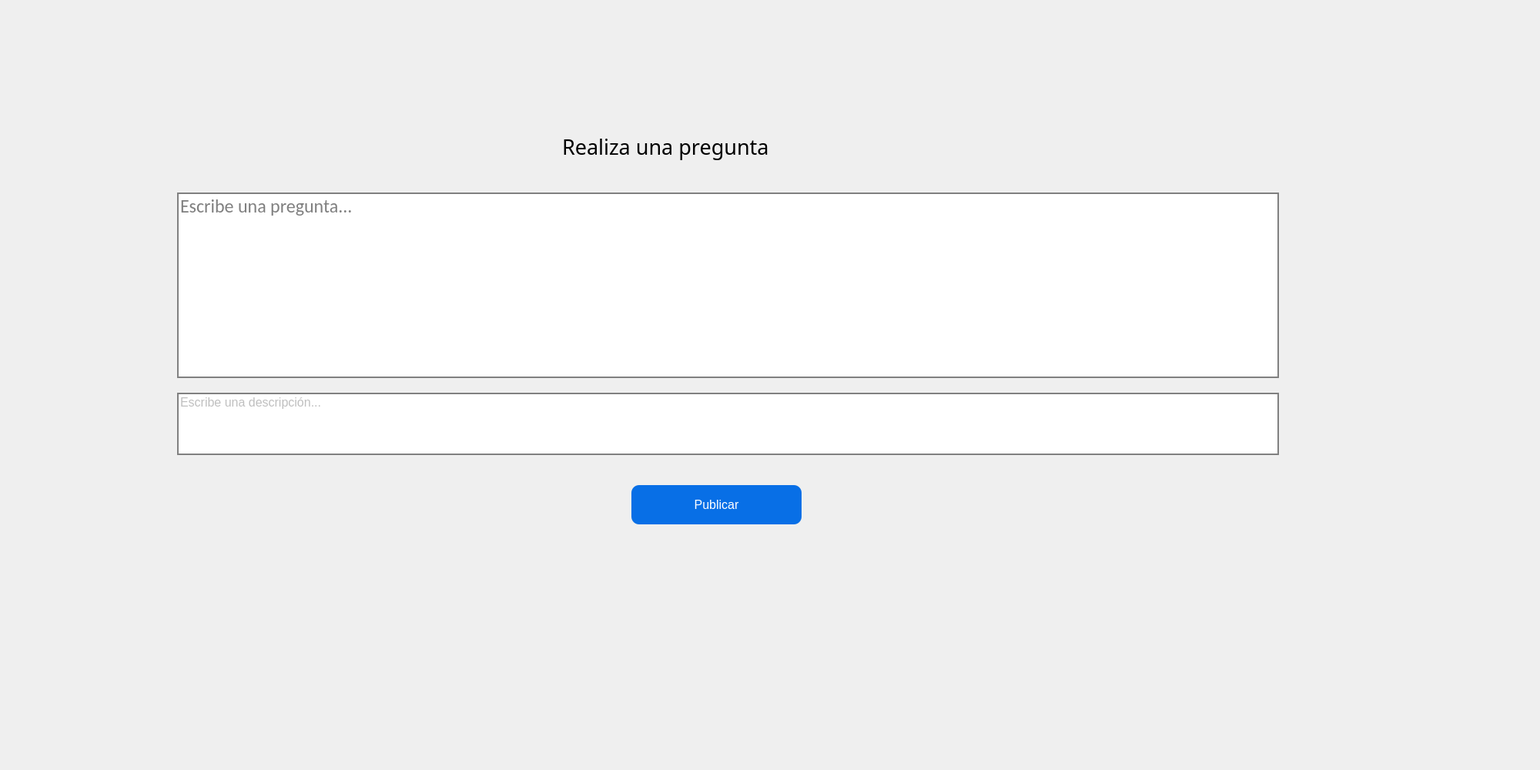
<?xml version="1.0" encoding="UTF-8"?>
<ui version="4.0">
 <class>Publicar</class>
 <widget class="QWidget" name="Publicar">
  <property name="geometry">
   <rect>
    <x>0</x>
    <y>0</y>
    <width>2000</width>
    <height>1000</height>
   </rect>
  </property>
  <property name="windowTitle">
   <string>Form</string>
  </property>
  <widget class="QLineEdit" name="le_titulo">
   <property name="geometry">
    <rect>
     <x>230</x>
     <y>250</y>
     <width>1431</width>
     <height>241</height>
    </rect>
   </property>
   <property name="font">
    <font>
     <family>Calibri</family>
     <pointsize>18</pointsize>
    </font>
   </property>
   <property name="styleSheet">
    <string notr="true">QLineEdit{
	background-color: white;
	border-width: 2px;
border-style: solid;
	border-color: gray;
}</string>
   </property>
   <property name="alignment">
    <set>Qt::AlignLeading|Qt::AlignLeft|Qt::AlignTop</set>
   </property>
   <property name="placeholderText">
    <string>Escribe una pregunta...</string>
   </property>
  </widget>
  <widget class="QLineEdit" name="le_descripcion">
   <property name="geometry">
    <rect>
     <x>230</x>
     <y>510</y>
     <width>1431</width>
     <height>81</height>
    </rect>
   </property>
   <property name="font">
    <font>
     <pointsize>12</pointsize>
    </font>
   </property>
   <property name="styleSheet">
    <string notr="true">QLineEdit{
	background-color: white;
	border-width: 2px;
border-style: solid;
	border-color: gray;
color: gray;
}</string>
   </property>
   <property name="alignment">
    <set>Qt::AlignLeading|Qt::AlignLeft|Qt::AlignTop</set>
   </property>
   <property name="placeholderText">
    <string>Escribe una descripción...</string>
   </property>
  </widget>
  <widget class="QLabel" name="label">
   <property name="geometry">
    <rect>
     <x>730</x>
     <y>170</y>
     <width>391</width>
     <height>41</height>
    </rect>
   </property>
   <property name="font">
    <font>
     <family>Montserrat</family>
     <pointsize>20</pointsize>
    </font>
   </property>
   <property name="text">
    <string>Realiza una pregunta</string>
   </property>
  </widget>
  <widget class="QPushButton" name="bt_publicar">
   <property name="geometry">
    <rect>
     <x>820</x>
     <y>630</y>
     <width>221</width>
     <height>51</height>
    </rect>
   </property>
   <property name="font">
    <font>
     <pointsize>12</pointsize>
    </font>
   </property>
   <property name="styleSheet">
    <string notr="true">QPushButton{
background-color: #086FE6;
color: white;
border-radius: 10px;
}</string>
   </property>
   <property name="text">
    <string>Publicar</string>
   </property>
  </widget>
 </widget>
 <resources/>
 <connections/>
</ui>
